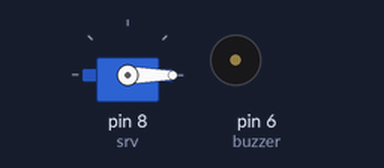
This sketch was run on a simulated Arduino Uno, built with avr-gcc and run on an emulated ATmega328P. Shown: servo, buzzer (waves = sounding).

Above: at 3.05 s.
At 5.0 s:
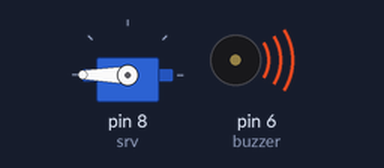
Timing chart, 0 to 7.6 s (numbered marks = the images above):
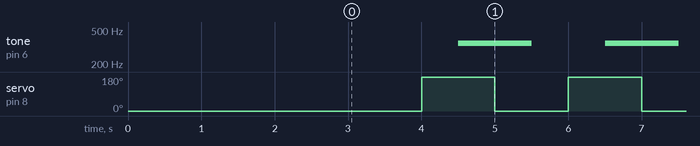

Measured:
- by itself, tone on pin 6 (buzzer): alternates 350 Hz for 1.0 s and silent for 1.0 s
- by itself, servo on pin 8 (srv): alternates 180° for 1.0 s and 0° for 1.0 s

The sketch:

milcount.ino
```cpp
//===================================================================================
// Template v 001
//===================================================================================
// ----- global define ----------------------------------------------
//
// ----- libraries --------------------------------------------------
 #include <Servo.h>
// ----- constant pin -----------------------------------------------
#define srv 8
#define buzzer 6
// ----- constant common --------------------------------------------
// const float pi = 3.14;
// ----- variables --------------------------------------------------
 unsigned long count = 0;
 unsigned long count2 = 0;
 bool stat = true;
 bool stat2 = false;
// ----- prepare hardware -------------------------------------------
 Servo servo1;
// ==================================================================
// functions common -------------------------------------------------
// void control() {}
// ==================================================================
void setup() {
  // Serial monitor -------------------------------------------------
  Serial.begin(9600); delay(3000);
  // ----- prepare pins ---------------------------------------------
   pinMode(buzzer,OUTPUT);
  // ----- prepare variable -----------------------------------------
   count = millis();
   count2 = millis();
  // ----- prepare hardware -----------------------------------------
   servo1.attach(srv);
   servo1.write(0);
} // ================================================================
void loop() { // ----- work programm -----------------------------------------
  if ((millis() - count) > 1000) {
    if(stat == true) servo1.write(180);
    else servo1.write(0);
    stat =!stat;
    count = millis();

  }

  if ((millis() - count) > 500) {
    if(stat2 == true) tone(buzzer, 350);
    else noTone(buzzer);
    stat2 = !stat;
    count2 = millis();
  }

} // ================================================================
```
